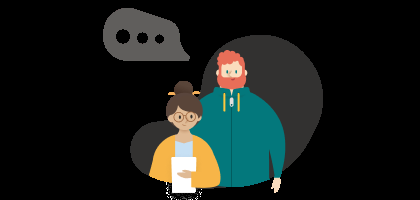
#> input picture src/webparts/knowledgeBase2/assets/welcome-dark.png, 420 x 200 px
$ python -i build_kb_data.py   (imports and definitions only)
#> lines starting #> are read from the running program, lines starting #| are printed output that depends on the picture
"""Convert extracted client documentation into the KB web part's data files.

Input : source-docs/_extracted/<REGION>/<zip name>/...   (run tools/extract_sources.py first)
Output: src/webparts/knowledgeBase2/data/clients/<CODE>.json          client tree (docs + screenshots)
        src/webparts/knowledgeBase2/data/clients/<CODE>/pNN.json      one photo gallery per file
        src/webparts/knowledgeBase2/data/clientLoaders.ts             generated lazy-import map

Usage:  tools/.venv/Scripts/python.exe tools/build_kb_data.py            # convert every mapped client
        tools/.venv/Scripts/python.exe tools/build_kb_data.py ARB TRC    # only these codes
        tools/.venv/Scripts/python.exe tools/build_kb_data.py --loaders  # only regenerate clientLoaders.ts

Each client folder must be mapped in SOURCES below to its code from CLIENTS in KnowledgeBase2.tsx.
"""
import base64
import datetime
import io
import json
import os
import re
import shutil
import sys
import xml.etree.ElementTree as ET
import zipfile

import docx
import openpyxl
from docx.oxml.ns import qn
from PIL import Image, ImageOps

ROOT = os.path.dirname(os.path.dirname(os.path.abspath(__file__)))
EXTRACTED = os.path.join(ROOT, 'source-docs', '_extracted')
DATA_DIR = os.path.join(ROOT, 'src', 'webparts', 'knowledgeBase2', 'data')
CLIENTS_DIR = os.path.join(DATA_DIR, 'clients')

# <REGION>/<extracted folder name>  ->  (client code, display name)
SOURCES = {
    'BC/Beach Grove Golf Club': ('BGR', 'Beach Grove Golf Club'),
    'BC/Marine Drive Golf Club': ('MDG', 'Marine Drive GC'),
    'BC/Pitt Meadows Golf Club': ('PIT', 'Pitt Meadows Golf Club'),
    'BC/Point Grey Golf & Country Club': ('PGR', 'Point Grey G&CC'),
    'BC/Richmond Country Club': ('RIC', 'Richmond Country Club'),
    'BC/Shaughnessy Golf & Country Club': ('SHA', 'Shaughnessy G&CC'),
    'BC/The Arbutus Club': ('ARB', 'The Arbutus Club'),
    'BC/The Royal Vancouver Yacht Club': ('RVYC', 'The Royal Vancouver Yacht Club'),
    'BC/The Vancouver Golf Club': ('VGC', 'The Vancouver Golf Club'),
    'BC/Vancouver Lawn Tennis & Badminton Club': ('VLT', 'Vancouver Lawn Tennis & Badminton Club'),
    'BC/Vancouver Rowing Club': ('VRC', 'Vancouver Rowing Club'),
    'US/IGC - Inverness Golf Club': ('INV', 'Inverness Golf Club'),
    'US/LCCC - La Cumbre': ('LCC', 'La Cumbre Country Club'),
    'US/Reserve Club': ('TRC', 'The Reserve Club'),
}

IMAGE_EXT = ('.jpg', '.jpeg', '.jfif', '.png', '.gif', '.bmp', '.webp')
DOC_EXT = ('.docx', '.odt', '.xlsx')

# Screenshots embedded in documents: kept sharp enough to read UI text.
SHOT_MAX_W, SHOT_QUALITY = 1000, 80
# Site photos: large enough to read labels/serials in the lightbox, small enough to load quickly.
PHOTO_MAX_SIDE, PHOTO_QUALITY = 1280, 62

# Tab order inside General > Guides (anything else follows alphabetically).
GUIDE_ORDER = ['Information', 'Network Drives', 'New User setup', 'User disable', 'Workstation setup',
               'Proper Server Shutdown and Startup Procedure']
NETWORK_ORDER = ['Overview', 'VPN', 'RDP']


# [13 lines left out: functions lp, clean, not called in this run]


def norm(text: str) -> str:
    return re.sub(r'[^a-z0-9]', '', text.lower())


# [9 lines left out: function link, not called in this run]


def is_note_prefix(text: str) -> bool:
    return bool(re.match(r'^(note|important|warning|caution|reminder)\b', text, re.I))


def is_shouting(text: str) -> bool:
    letters = re.sub(r'[^A-Za-z]', '', text)
    return len(letters) > 20 and letters.isupper()


# ── images ───────────────────────────────────────────────────

def to_jpeg(data: bytes, max_w: int = 0, max_side: int = 0, quality: int = 80):
    im = Image.open(io.BytesIO(data))
    im = ImageOps.exif_transpose(im)
    if im.mode in ('RGBA', 'LA', 'P'):
        im = im.convert('RGBA')
        bg = Image.new('RGB', im.size, (255, 255, 255))
        bg.paste(im, mask=im.split()[-1])
        im = bg
    elif im.mode != 'RGB':
        im = im.convert('RGB')
    w, h = im.size
    scale = 1.0
    if max_w and w > max_w:
        scale = max_w / w
    if max_side and max(w, h) * scale > max_side:
        scale = max_side / max(w, h)
    if scale < 1:
        im = im.resize((max(1, round(w * scale)), max(1, round(h * scale))), Image.LANCZOS)
    out = io.BytesIO()
    im.save(out, 'JPEG', quality=quality, optimize=True, progressive=True)
    return base64.b64encode(out.getvalue()).decode('ascii'), im.size[0], im.size[1]


def screenshot_block(data: bytes):
    try:
        b64, w, h = to_jpeg(data, max_w=SHOT_MAX_W, quality=SHOT_QUALITY)
    except Exception as e:  # unsupported (emf/wmf) or corrupt image
        print('    ! skipped embedded image:', e)
        return None
    if w < 24 or h < 24:  # bullets, spacer pixels
        return None
    return {'type': 'image', 'b64': b64, 'w': w, 'h': h}


# ── block assembly shared by docx/odt ────────────────────────

class Blocks:
    """Collects paragraphs and groups lists / indented lines / numbered steps."""

    def __init__(self):
        self.out = []
        self.counters = {}

    # [4 lines left out: function _last, not called in this run]

    def add(self, block):
        if block:
            self.out.append(block)

    # [57 lines left out: functions para, item, finish, not called in this run]


# ── DOCX ─────────────────────────────────────────────────────

class DocxNumbering:
    # [19 lines left out: function __init__, not called in this run]

    def lookup(self, nid, ilvl):
        return self.fmt.get((nid, ilvl), 'decimal'), self.abstract.get(nid, nid)


# [136 lines left out: functions docx_runs_text, docx_is_bold, docx_images, table_rows, convert_docx, not called in this run]


# ── ODT ──────────────────────────────────────────────────────

NS = {
    'office': 'urn:oasis:names:tc:opendocument:xmlns:office:1.0',
    'text': 'urn:oasis:names:tc:opendocument:xmlns:text:1.0',
    'style': 'urn:oasis:names:tc:opendocument:xmlns:style:1.0',
    'fo': 'urn:oasis:names:tc:opendocument:xmlns:xsl-fo-compatible:1.0',
    'table': 'urn:oasis:names:tc:opendocument:xmlns:table:1.0',
    'xlink': 'http://www.w3.org/1999/xlink',
}


def T(ns, name):
    return '{%s}%s' % (NS[ns], name)


# [139 lines left out: functions convert_odt, cell_str, convert_xlsx, convert_doc, doc_title, not called in this run]


def ordered(names, order):
    rank = {n.lower(): i for i, n in enumerate(order)}
    return sorted(names, key=lambda n: (rank.get(n.lower(), len(order)), n.lower()))


class PhotoWriter:
    # [216 lines left out: functions __init__, gallery, folder_note, photo_tree, files_node, build_client and 2 more, not called in this run]


# [2 lines not run here, left out]

>>> import cv2
>>> picture = cv2.imread('../src/webparts/knowledgeBase2/assets/welcome-dark.png', cv2.IMREAD_GRAYSCALE)
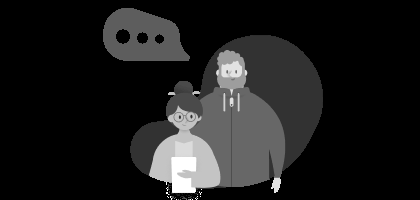
#> picture: shape (200, 420); min 0, max 255, mean 29
>>> result = screenshot_block(picture)
